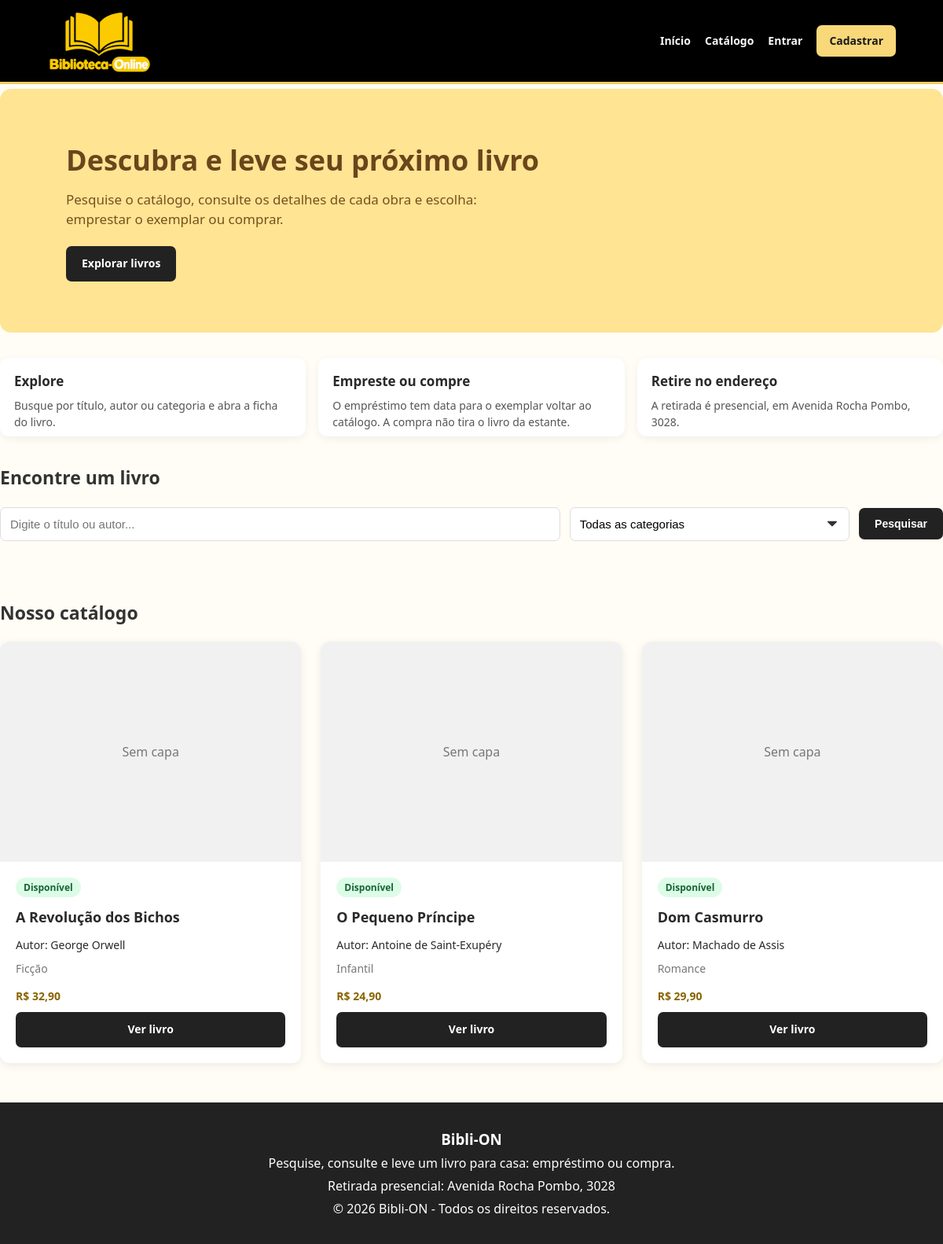
The page / on the database its author committed.
### tables this page shows
CREATE TABLE livros (
    id INT AUTO_INCREMENT PRIMARY KEY,
    titulo VARCHAR(150) NOT NULL,
    autor VARCHAR(100) NOT NULL,
    descricao TEXT,
    categoria VARCHAR(80),
    preco DECIMAL(10,2) DEFAULT 0.00,
    imagem VARCHAR(255),
    criado_em TIMESTAMP DEFAULT CURRENT_TIMESTAMP
);

### funcoes.php (called while the page is built, shortened)
<?php
function proteger($valor) {
    return htmlspecialchars((string)$valor, ENT_QUOTES, 'UTF-8');
}
function usuarioLogado() {
    return isset($_SESSION['usuario_id']);
}
function enderecoRetirada() {
    return 'Avenida Rocha Pombo, 3028';
}
function arquivoCapa($imagem) {
    $nome = basename((string) $imagem);
    $caminho = __DIR__ . '/imagens/' . $nome;
    return is_file($caminho) ? $nome : null;
}
function urlCapa($imagem) {
    $nome = arquivoCapa($imagem);
    return $nome ? 'imagens/' . rawurlencode($nome) : null;
}

### index.php (the view, shortened to what this page needs)
<?php
require_once "funcoes.php";
$pesquisa = trim($_GET['pesquisa'] ?? '');
$sql = "SELECT livros.*, (
            SELECT MIN(p.data_fim) FROM pedidos p
            WHERE p.livro_id = livros.id
              AND p.tipo = 'emprestimo'
              AND p.data_fim > CURDATE()
        ) AS disponivel_em
        FROM livros
        WHERE 1=1";
$params = [];
$sql .= " ORDER BY id DESC";
$stmt = $pdo->prepare($sql);
$stmt->execute($params);
$livros = $stmt->fetchAll();
require "header.php";
?>
<section class="banner">
    <div>
        <h1>Descubra e leve seu próximo livro</h1>
        <p>Pesquise o catálogo, consulte os detalhes de cada obra e escolha: emprestar o exemplar ou comprar.</p>
        <a href="#catalogo" class="botao">Explorar livros</a>
    </div>
</section>
<section class="passos">
    <article>
        <h3>Explore</h3>
        <p>Busque por título, autor ou categoria e abra a ficha do livro.</p>
    </article>
    <article>
        <h3>Empreste ou compre</h3>
        <p>O empréstimo tem data para o exemplar voltar ao catálogo. A compra não tira o livro da estante.</p>
    </article>
    <article>
        <h3>Retire no endereço</h3>
        <p>A retirada é presencial, em <?= proteger(enderecoRetirada()); ?>.</p>
    </article>
</section>
<section class="busca">
    <h2>Encontre um livro</h2>
    <form method="GET" action="index.php">
        <input type="text" name="pesquisa" placeholder="Digite o título ou autor..."
            value="<?= proteger($pesquisa); ?>">
        <select name="categoria">
            <option value="">Todas as categorias</option>
        </select>
        <button type="submit" class="botao">Pesquisar</button>
    </form>
</section>
<section id="catalogo" class="catalogo">
    <h2>Nosso catálogo</h2>
    <div class="livros">
        <?php if (count($livros) > 0): ?>
            <?php foreach ($livros as $livro): ?>
                <article class="card-livro">
                    <?php $capa = urlCapa($livro['imagem'] ?? ''); ?>
                    <?php if ($capa): ?>
                        <img src="<?= proteger($capa); ?>" alt="<?= proteger($livro['titulo']); ?>">
                    <?php else: ?>
                        <div class="sem-imagem">Sem capa</div>
                    <?php endif; ?>
                    <div class="card-conteudo">
                        <?php if (!empty($livro['disponivel_em'])): ?>
                            <span class="selo-status emprestado">Emprestado</span>
                        <?php else: ?>
                            <span class="selo-status disponivel">Disponível</span>
                        <?php endif; ?>
                        <h3><?= proteger($livro['titulo']); ?></h3>
                        <p>Autor: <?= proteger($livro['autor']); ?></p>
                        <p class="categoria">
                            <?= proteger($livro['categoria']); ?>
                        </p>
                        <p class="preco">
                            R$ <?= number_format($livro['preco'], 2, ',', '.'); ?>
                        </p>
                        <a href="livro.php?id=<?= $livro['id']; ?>" class="botao">
                            Ver livro
                        </a>
                    </div>
                </article>
            <?php endforeach; ?>
        <?php else: ?>
            <p>Nenhum livro encontrado.</p>
        <?php endif; ?>
    </div>
</section>
<?php require "footer.php"; ?>

### header.php (shortened to what this page needs)
<?php
require_once __DIR__ . "/funcoes.php";
?>
<!DOCTYPE html>
<html lang="pt-BR">
<head>
    <link rel="stylesheet" href="assets/style.css">
</head>
<body>
<header class="topo">
    <a href="index.php" class="logo">
        <img src="assets/foto%201.png" alt="Biblioteca Online">
    </a>
    <nav>
        <a href="index.php">Início</a>
        <a href="index.php#catalogo">Catálogo</a>
        <?php if (usuarioLogado()): ?>
            <a href="meus-pedidos.php">Meus pedidos</a>
            <?php if (podeCadastrarLivros()): ?>
                <a href="admin.php">Cadastrar livros</a>
            <?php endif; ?>
            <span class="usuario">
                Olá, <?= proteger($_SESSION['nome']); ?>
                <?php if (podeCadastrarLivros()): ?>
                    <small class="selo"><?= ($_SESSION['tipo'] ?? '') === 'admin' ? 'Administrador' : 'Funcionário'; ?></small>
                <?php endif; ?>
            </span>
            <a href="logout.php">Sair</a>
        <?php else: ?>
            <a href="login.php">Entrar</a>
            <a href="cadastro.php" class="botao-menu">Cadastrar</a>
        <?php endif; ?>
    </nav>
</header>
<main class="container"></main>

### footer.php (shortened to what this page needs)
<footer class="rodape">
    <h3>Bibli-ON</h3>
    <p>Pesquise, consulte e leve um livro para casa: empréstimo ou compra.</p>
    <p>Retirada presencial: <?= proteger(enderecoRetirada()); ?></p>
    <p>© 2026 Bibli-ON - Todos os direitos reservados.</p>
</footer>
</body>
</html>

### assets/style.css (style rules this page uses)
* { margin: 0; padding: 0; box-sizing: border-box; }
body { font-family: "Segoe UI", "Helvetica Neue", Arial, sans-serif; line-height: 1.45; background: #fffdf5; color: #292929; display: flex; flex-direction: column; min-height: 100vh; overflow-x: hidden; }
img { max-width: 100%; }
.topo { width: 100%; min-height: 76px; background: #000; padding: 8px 5%; display: flex; align-items: center; justify-content: space-between; gap: 16px; position: sticky; top: 0; z-index: 20; border-bottom: 3px solid #f0cc62; }
.logo { display: flex; align-items: center; flex: 0 1 auto; min-width: 0; line-height: 0; text-decoration: none; }
.logo img { display: block; height: 88px; width: auto; max-width: min(280px, 42vw); object-fit: contain; object-position: left center; }
nav { display: flex; align-items: center; justify-content: flex-end; flex-wrap: wrap; gap: 10px 18px; min-width: 0; }
nav a { text-decoration: none; color: #f7f7f7; font-weight: bold; font-size: 14px; }
nav a.botao-menu { background: #f8d878; color: #1a1a1a; padding: 10px 16px; }
main.container { width: min(1180px, 92%); margin: 0 auto; padding: 1px 0 5px; flex: 1; }
.banner { background: #ffe493; padding: 65px 7%; border-radius: 14px; margin-bottom: 40px; }
.banner h1 { font-size: 36px; color: #6b451c; margin-bottom: 12px; }
.banner p { font-size: 17px; color: #76521f; margin-bottom: 22px; max-width: 62ch; }
.passos { display: grid; grid-template-columns: repeat(3, minmax(0, 1fr)); gap: 16px; margin: -8px 0 36px; }
.passos article { background: white; border-radius: 12px; padding: 18px 18px 8px; box-shadow: 0 3px 12px rgba(0, 0, 0, 0.06); }
.passos h3 { margin-bottom: 8px; font-size: 17px; }
.passos p { color: #555; font-size: 14px; line-height: 1.5; }
.botao, .botao-menu { display: inline-block; background: #222; color: white; padding: 12px 20px; border: none; border-radius: 7px; text-decoration: none; cursor: pointer; font-weight: bold; font-size: 14px; }
.busca { margin-bottom: 40px; }
.busca h2, .catalogo h2 { color: #333; font-size: 23px; margin-bottom: 20px; }
.busca form { display: grid; grid-template-columns: 2fr 1fr auto; gap: 12px; align-items: center; }
input, select, textarea { width: 100%; padding: 12px; border: 1px solid #ddd; border-radius: 7px; font-size: 15px; margin: 8px 0 15px; }
select { background-color: #ffffff; cursor: pointer; padding-right: 40px; appearance: none; -webkit-appearance: none; -moz-appearance: none; background-repeat: no-repeat; background-position: right 15px top 50%; background-size: 12px auto; }
.busca input, .busca select { margin: 0; min-width: 0; }
.busca .botao { white-space: nowrap; }
.catalogo { margin-top: 35px; }
.livros { display: grid; grid-template-columns: repeat(3, minmax(0, 1fr)); gap: 25px; }
.card-livro { background: white; border-radius: 12px; overflow: hidden; box-shadow: 0 3px 12px rgba(0,0,0,0.08); transition: transform 0.2s, box-shadow 0.2s; }
.sem-imagem { height: 280px; display: flex; align-items: center; justify-content: center; background: #f1f1f1; color: #777; }
.card-conteudo { padding: 20px; }
.card-conteudo h3 { margin: 12px 0; font-size: 18px; }
.card-conteudo .botao { width: 100%; text-align: center; }
.card-conteudo p { margin-bottom: 10px; font-size: 14px; }
.categoria { color: #777; }
.preco { color: #8a6500; font-weight: bold; margin: 15px 0; }
.selo-status { display: inline-block; border-radius: 999px; padding: 4px 10px; font-size: 12px; font-weight: bold; }
.selo-status.disponivel { background: #dcfce7; color: #166534; }
.rodape { background: #222; color: white; text-align: center; padding: 30px 15px; line-height: 1.8; margin-top: 50px; }

### rows shown on the page
livros: titulo "A Revolução dos Bichos", autor "George Orwell", categoria "Ficção", preco "32,90"
livros: titulo "O Pequeno Príncipe", autor "Antoine de Saint-Exupéry", categoria "Infantil", preco "24,90"
livros: titulo "Dom Casmurro", autor "Machado de Assis", categoria "Romance", preco "29,90"

### other values the page prints
proteger(enderecoRetirada()) "Avenida Rocha Pombo, 3028"
